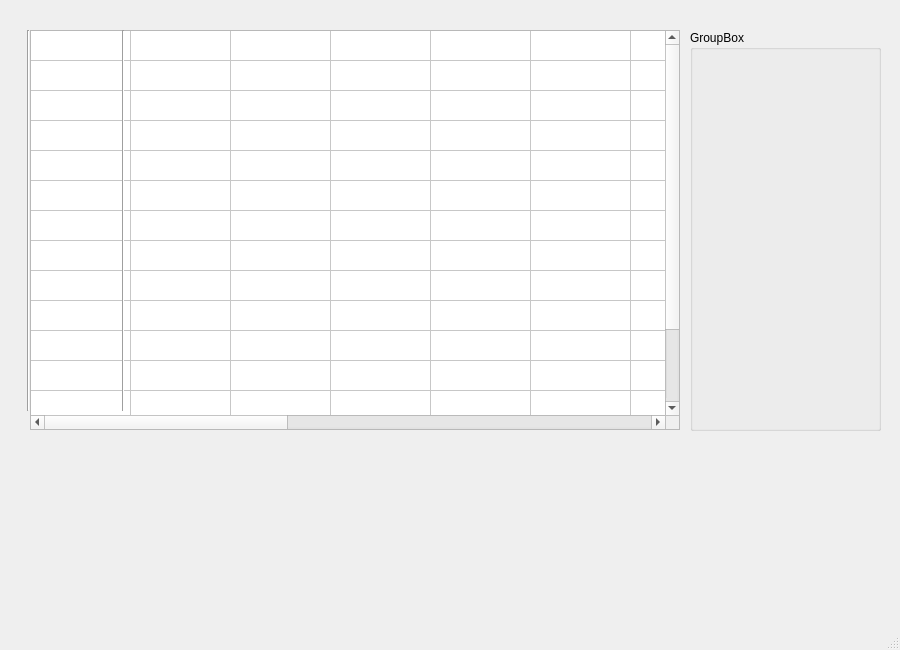
<?xml version="1.0" encoding="UTF-8"?>
<ui version="4.0">
 <class>MainWindow</class>
 <widget class="QMainWindow" name="MainWindow">
  <property name="geometry">
   <rect>
    <x>0</x>
    <y>0</y>
    <width>900</width>
    <height>650</height>
   </rect>
  </property>
  <property name="windowTitle">
   <string>MainWindow</string>
  </property>
  <widget class="QWidget" name="centralwidget">
   <widget class="QTableWidget" name="table">
    <property name="geometry">
     <rect>
      <x>30</x>
      <y>30</y>
      <width>650</width>
      <height>400</height>
     </rect>
    </property>
    <property name="font">
     <font>
      <pointsize>1</pointsize>
     </font>
    </property>
    <property name="sizeAdjustPolicy">
     <enum>QAbstractScrollArea::AdjustToContents</enum>
    </property>
    <property name="rowCount">
     <number>15</number>
    </property>
    <property name="columnCount">
     <number>15</number>
    </property>
    <attribute name="horizontalHeaderVisible">
     <bool>false</bool>
    </attribute>
    <attribute name="verticalHeaderVisible">
     <bool>false</bool>
    </attribute>
    <row>
     <property name="text">
      <string/>
     </property>
    </row>
    <row>
     <property name="text">
      <string/>
     </property>
    </row>
    <row>
     <property name="text">
      <string/>
     </property>
    </row>
    <row>
     <property name="text">
      <string/>
     </property>
    </row>
    <row>
     <property name="text">
      <string/>
     </property>
    </row>
    <row>
     <property name="text">
      <string/>
     </property>
    </row>
    <row>
     <property name="text">
      <string/>
     </property>
    </row>
    <row>
     <property name="text">
      <string/>
     </property>
    </row>
    <row>
     <property name="text">
      <string/>
     </property>
    </row>
    <row>
     <property name="text">
      <string/>
     </property>
    </row>
    <row>
     <property name="text">
      <string/>
     </property>
    </row>
    <row>
     <property name="text">
      <string/>
     </property>
    </row>
    <row/>
    <row/>
    <row/>
    <column>
     <property name="text">
      <string/>
     </property>
    </column>
    <column>
     <property name="text">
      <string/>
     </property>
    </column>
    <column>
     <property name="text">
      <string/>
     </property>
    </column>
    <column>
     <property name="text">
      <string/>
     </property>
    </column>
    <column>
     <property name="text">
      <string/>
     </property>
    </column>
    <column>
     <property name="text">
      <string/>
     </property>
    </column>
    <column>
     <property name="text">
      <string/>
     </property>
    </column>
    <column>
     <property name="text">
      <string/>
     </property>
    </column>
    <column>
     <property name="text">
      <string/>
     </property>
    </column>
    <column>
     <property name="text">
      <string/>
     </property>
    </column>
    <column/>
    <column/>
    <column/>
    <column/>
    <column/>
   </widget>
   <widget class="Line" name="line">
    <property name="geometry">
     <rect>
      <x>20</x>
      <y>30</y>
      <width>16</width>
      <height>381</height>
     </rect>
    </property>
    <property name="orientation">
     <enum>Qt::Vertical</enum>
    </property>
   </widget>
   <widget class="Line" name="end_line">
    <property name="geometry">
     <rect>
      <x>113</x>
      <y>30</y>
      <width>20</width>
      <height>381</height>
     </rect>
    </property>
    <property name="orientation">
     <enum>Qt::Vertical</enum>
    </property>
   </widget>
   <widget class="QGroupBox" name="inspector">
    <property name="geometry">
     <rect>
      <x>690</x>
      <y>30</y>
      <width>191</width>
      <height>401</height>
     </rect>
    </property>
    <property name="title">
     <string>GroupBox</string>
    </property>
   </widget>
  </widget>
  <widget class="QStatusBar" name="statusbar"/>
 </widget>
 <resources/>
 <connections/>
</ui>
